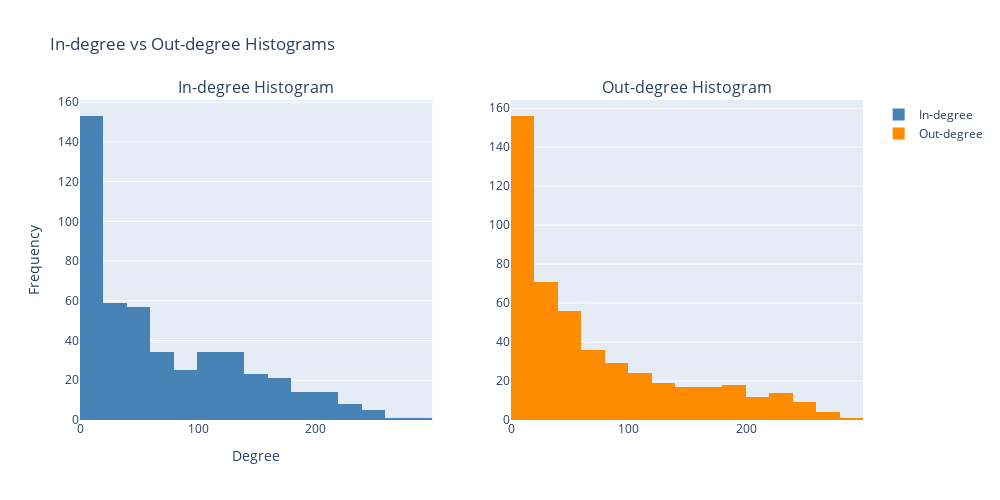
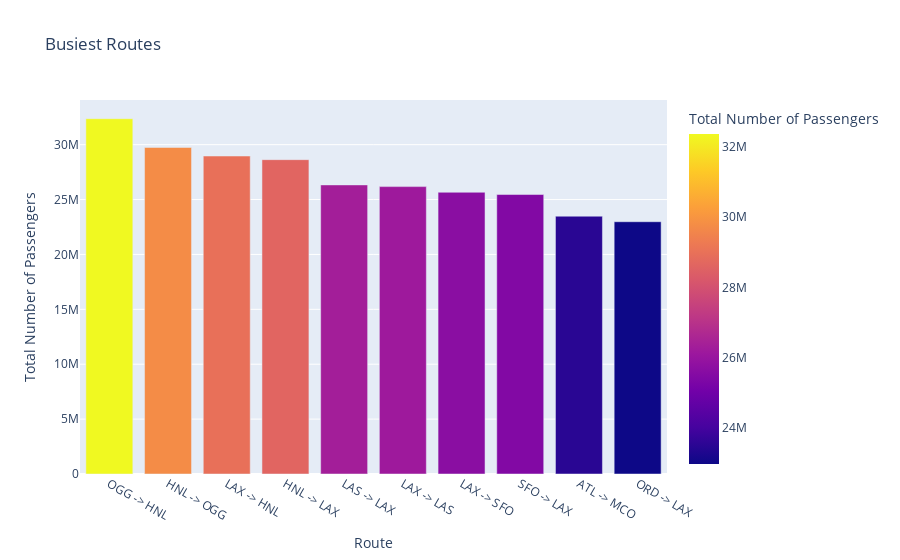
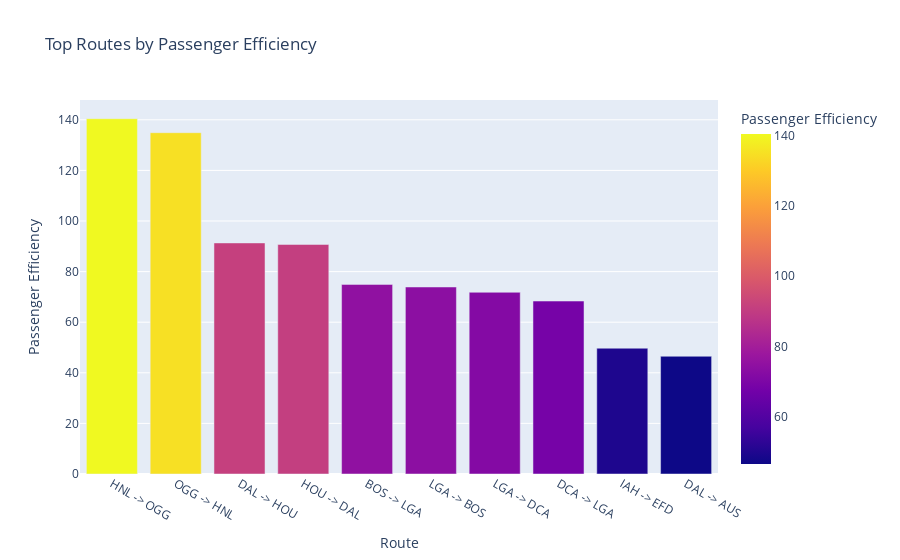

Notebook code for these charts, in order:
### Markdown cell above
**Function** `generate_report(df, graph)`

The `generate_report` function generates a detailed report on the flight network, including the following:

- **Graph Features Summary**: Summarizes the features of the flight network calling the function `summarize_graph_features`.

- **Traffic Analysis**: Displays the busiest routes by passenger flow, the most and least trafficked routes calling the function `analysis_traffic_passengers`

- **Under-Utilized and Over-Utilized Routes**: Shows routes with the least and most passenger traffic.

- **Top Routes by Passenger Efficiency**:

    - It calculates and displays the most efficient routes (Top 10) with a corresponding bar chart. In our interpretation, *Passenger Efficiency* is the number of Passengers transported per Km for each route.

    - We have computed the **Passenger Efficiency** as 
$$ \text{Passenger Efficiency} = \frac{\text{Average Number of Passengers of that Route}}{\text{Route Distance}}$$


**Remark**: we have included the interactive map in the *flight_network_map.html* file saved by the function `create_interactive_map`

### Code cell
functions.generate_report(df, graph)

### Figure 1 — Plotly figure (JSON) as saved in the notebook; plotly's stock layout.template omitted (floating-point values rounded to 4 significant figures; data arrays with more than 128 entries replaced by an {"elided": "..."} marker saying what was removed)
{"data": [{"marker": {"color": "steelblue"}, "name": "In-degree", "nbinsx": 20, "type": "histogram", "x": {"elided": "483 int values"}, "xaxis": "x", "yaxis": "y"}, {"marker": {"color": "darkorange"}, "name": "Out-degree", "nbinsx": 20, "type": "histogram", "x": {"elided": "483 int values"}, "xaxis": "x2", "yaxis": "y2"}], "layout": {"annotations": [{"font": {"size": 16}, "showarrow": false, "text": "In-degree Histogram", "x": 0.225, "xanchor": "center", "xref": "paper", "y": 1, "yanchor": "bottom", "yref": "paper"}, {"font": {"size": 16}, "showarrow": false, "text": "Out-degree Histogram", "x": 0.775, "xanchor": "center", "xref": "paper", "y": 1, "yanchor": "bottom", "yref": "paper"}], "height": 500, "showlegend": true, "title": {"text": "In-degree vs Out-degree Histograms"}, "width": 1000, "xaxis": {"anchor": "y", "domain": [0, 0.45], "title": {"text": "Degree"}}, "xaxis2": {"anchor": "y2", "domain": [0.55, 1]}, "yaxis": {"anchor": "x", "domain": [0, 1], "title": {"text": "Frequency"}}, "yaxis2": {"anchor": "x2", "domain": [0, 1]}}}

### Figure 2 — Plotly figure (JSON) as saved in the notebook; plotly's stock layout.template omitted (floating-point values rounded to 4 significant figures)
{"data": [{"alignmentgroup": "True", "hovertemplate": "Route=%{x}<br>Total Number of Passengers=%{marker.color}<extra></extra>", "legendgroup": "", "marker": {"color": [32364612, 29744742, 28964154, 28632161, 26333721, 26177809, 25661782, 25458207, 23483751, 22979359], "coloraxis": "coloraxis", "pattern": {"shape": ""}}, "name": "", "offsetgroup": "", "orientation": "v", "showlegend": false, "textposition": "auto", "type": "bar", "x": ["OGG -> HNL", "HNL -> OGG", "LAX -> HNL", "HNL -> LAX", "LAS -> LAX", "LAX -> LAS", "LAX -> SFO", "SFO -> LAX", "ATL -> MCO", "ORD -> LAX"], "xaxis": "x", "y": [32364612, 29744742, 28964154, 28632161, 26333721, 26177809, 25661782, 25458207, 23483751, 22979359], "yaxis": "y"}], "layout": {"barmode": "group", "coloraxis": {"colorbar": {"title": {"text": "Total Number of Passengers"}}, "colorscale": [[0, "#0d0887"], [0.1111, "#46039f"], [0.2222, "#7201a8"], [0.3333, "#9c179e"], [0.4444, "#bd3786"], [0.5556, "#d8576b"], [0.6667, "#ed7953"], [0.7778, "#fb9f3a"], [0.8889, "#fdca26"], [1, "#f0f921"]]}, "legend": {"tracegroupgap": 0}, "title": {"text": "Busiest Routes"}, "xaxis": {"anchor": "y", "domain": [0, 1], "title": {"text": "Route"}}, "yaxis": {"anchor": "x", "domain": [0, 1], "title": {"text": "Total Number of Passengers"}}}}

### Figure 3 — Plotly figure (JSON) as saved in the notebook; plotly's stock layout.template omitted (floating-point values rounded to 4 significant figures)
{"data": [{"alignmentgroup": "True", "hovertemplate": "Route=%{x}<br>Passenger Efficiency=%{marker.color}<extra></extra>", "legendgroup": "", "marker": {"color": [140.4, 134.9, 91.33, 90.74, 74.95, 73.92, 71.83, 68.36, 49.72, 46.54], "coloraxis": "coloraxis", "pattern": {"shape": ""}}, "name": "", "offsetgroup": "", "orientation": "v", "showlegend": false, "textposition": "auto", "type": "bar", "x": ["HNL -> OGG", "OGG -> HNL", "DAL -> HOU", "HOU -> DAL", "BOS -> LGA", "LGA -> BOS", "LGA -> DCA", "DCA -> LGA", "IAH -> EFD", "DAL -> AUS"], "xaxis": "x", "y": [140.4, 134.9, 91.33, 90.74, 74.95, 73.92, 71.83, 68.36, 49.72, 46.54], "yaxis": "y"}], "layout": {"barmode": "group", "coloraxis": {"colorbar": {"title": {"text": "Passenger Efficiency"}}, "colorscale": [[0, "#0d0887"], [0.1111, "#46039f"], [0.2222, "#7201a8"], [0.3333, "#9c179e"], [0.4444, "#bd3786"], [0.5556, "#d8576b"], [0.6667, "#ed7953"], [0.7778, "#fb9f3a"], [0.8889, "#fdca26"], [1, "#f0f921"]]}, "legend": {"tracegroupgap": 0}, "title": {"text": "Top Routes by Passenger Efficiency"}, "xaxis": {"anchor": "y", "domain": [0, 1], "title": {"text": "Route"}}, "yaxis": {"anchor": "x", "domain": [0, 1], "title": {"text": "Passenger Efficiency"}}}}
